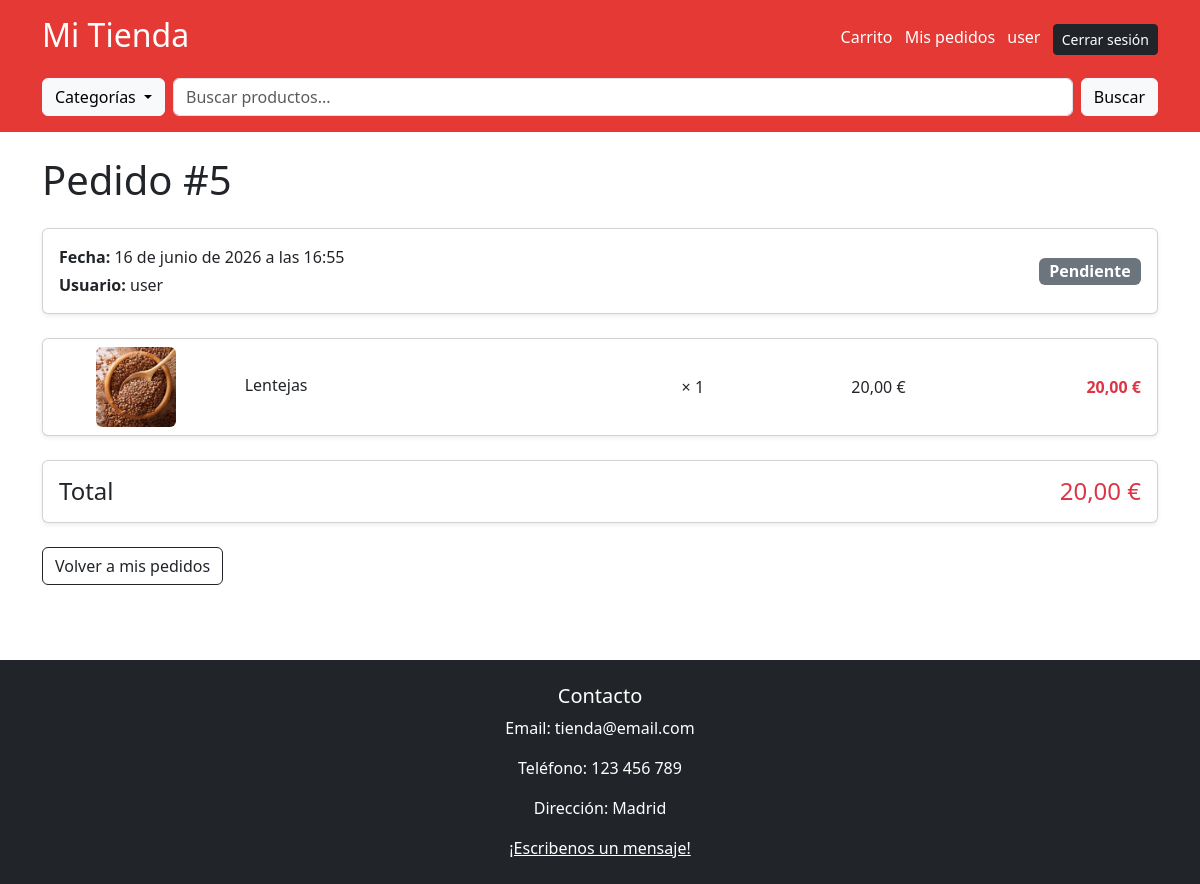
Screenshot of /orders/5/ (signed in) with the database file from the repository.
### shop/models.py (models this page shows, shortened)
class Order(models.Model):
    STATUS_CHOICES = [
        ('pending', 'Pendiente'),
        ('preparing', 'En preparación'),
        ('shipped', 'Enviado'),
        ('out_for_delivery', 'En reparto'),
        ('delivered', 'Entregado'),
    ]
    status = models.CharField(
        max_length=20,
        choices=STATUS_CHOICES,
        default='pending'
    )
    user = models.ForeignKey(User, on_delete=models.CASCADE)
    created_at = models.DateTimeField(auto_now_add=True)
    @property
    def total(self):
        return sum(item.product.price * item.quantity for item in self.orderitem_set.all())

class OrderItem(models.Model):
    order = models.ForeignKey(Order, on_delete=models.CASCADE)
    product = models.ForeignKey(Product, on_delete=models.CASCADE)
    quantity = models.IntegerField()
    @property
    def subtotal(self):
        return self.product.price * self.quantity

class Product(models.Model):
    name = models.CharField(max_length=200)
    description = models.TextField()
    price = models.DecimalField(max_digits=6, decimal_places=2)
    image = models.ImageField(upload_to='products/', blank=True, null=True)
    stock = models.PositiveIntegerField(default=0)
    category = models.ForeignKey(Category, on_delete=models.CASCADE)

### shop/views.py (the view)
# urls.py: path('orders/<int:order_id>/', views.order_detail, name='order_detail'),
@login_required
def order_detail(request, order_id):
    order = get_object_or_404(Order, id=order_id, user=request.user)
    return render(request, 'shop/order_detail.html', {
        'order': order
    })

### shop/context_processors.py (called while the page is built)
def categories_processor(request):
    return {
        'categories': Category.objects.all()
    }

### shop/templates/shop/order_detail.html (shortened to what this page needs)
{% extends 'base.html' %}
{% block content %}
<h1 class="mb-4">Pedido #{{ order.id }}</h1>
<div class="card shadow-sm mb-4">
    <div class="card-body">
        <div class="d-flex justify-content-between align-items-center">
            <div>
                <p class="mb-1">
                    <strong>Fecha:</strong> {{ order.created_at }}
                </p>
                <p class="mb-0">
                    <strong>Usuario:</strong> {{ order.user.username }}
                </p>
            </div>
            <div>
                <span class="badge fs-6
                    {% if order.status == 'pending' %}bg-secondary
                    {% elif order.status == 'preparing' %}bg-warning text-dark
                    {% elif order.status == 'shipped' %}bg-info text-dark
                    {% elif order.status == 'out_for_delivery' %}bg-primary
                    {% elif order.status == 'delivered' %}bg-success
                    {% endif %}
                ">
                    {{ order.get_status_display }}
                </span>
            </div>
        </div>
    </div>
</div>
<div class="row g-3">
    {% for item in order.orderitem_set.all %}
    <div class="col-12">
        <div class="card shadow-sm">
            <div class="row g-0 align-items-center">
                <div class="col-md-2 text-center p-2">
                    {% if item.product.image %}
                        <img src="{{ item.product.image.url }}" class="img-fluid rounded" style="max-height:80px;">
                    {% else %}
                        <div class="text-muted">Sin imagen</div>
                    {% endif %}
                </div>
                <div class="col-md-4">
                    <div class="card-body">
                        <h6 class="mb-1">
                            <a href="{% url 'product_detail' item.product.id %}" class="text-decoration-none text-dark">
                                {{ item.product.name }}
                            </a>
                        </h6>
                    </div>
                </div>
                <div class="col-md-2 text-center">
                    <p class="mb-0">× {{ item.quantity }}</p>
                </div>
                <div class="col-md-2 text-center">
                    <p class="mb-0">{{ item.product.price }} €</p>
                </div>
                <div class="col-md-2 text-end p-3">
                    <p class="fw-bold text-danger mb-0">
                        {{ item.subtotal }} €
                    </p>
                </div>
            </div>
        </div>
    </div>
    {% endfor %}
</div>
<div class="card shadow-sm mt-4">
    <div class="card-body d-flex justify-content-between align-items-center">
        <h4 class="mb-0">Total</h4>
        <h4 class="text-danger mb-0">
            {{ order.total }} €
        </h4>
    </div>
</div>
<div class="mt-4">
    <a href="{% url 'order_history' %}" class="btn btn-outline-dark">
        Volver a mis pedidos
    </a>
</div>
{% endblock %}

### templates/base.html (shortened to what this page needs)
<!DOCTYPE html>
<html lang="es">
<head>
    <link href="https://cdn.jsdelivr.net/npm/bootstrap@5.3.0/dist/css/bootstrap.min.css" rel="stylesheet">
</head>
<body class="d-flex flex-column min-vh-100">
    <header class="p-3">
        <div class="container">
            <div class="d-flex justify-content-between align-items-center flex-wrap">
                <h2>
                    <a href="{% url 'product_list' %}">Mi Tienda</a>
                </h2>
                 <div>
                    <a class="me-2" href="{% url 'view_cart' %}">Carrito</a>
                    <a class="me-2" href="{% url 'order_history' %}">Mis pedidos</a>
                    {% if user.is_authenticated %}
                        <a class="me-2" href="{% url 'profile' %}"> {{ user.username }}</a>
                        <form method="post" action="{% url 'logout' %}" class="d-inline">
                            <button class="btn btn-dark btn-sm" type="submit">Cerrar sesión</button>
                        </form>
                    {% else %}
                        <a class="me-2" href="{% url 'login' %}">Iniciar sesión</a>
                        <a class="btn btn-dark btn-sm" href="{% url 'register' %}">Registro</a>
                    {% endif %}
                 </div>
            </div>
            <div class="d-flex align-items-center mt-3">
                <div class="dropdown me-2">
                    <button class="btn btn-light dropdown-toggle" type="button" data-bs-toggle="dropdown">
                        Categorías
                    </button>
                </div>
                <form method="GET" action="{% url 'search_products' %}" class="d-flex flex-grow-1">
                    <input class="form-control me-2" type="text" name="q" placeholder="Buscar productos...">
                    <button class="btn btn-light" type="submit">Buscar</button>
                </form>
            </div>
        </div>
    </header>
     <main class="container my-4 flex-grow-1 pb-5" style="min-height: 60vh;">
        {% block content %}
        {% endblock %}
     </main>
    <footer class="bg-dark text-white text-center p-4">
        <h5>Contacto</h5>
        <p>Email: tienda@email.com</p>
        <p>Teléfono: 123 456 789</p>
        <p>Dirección: Madrid</p>
        <a href="{% url 'contact' %}" class="text-white">¡Escribenos un mensaje!</a>
    </footer>
</body>
</html>

### templates/base.html (style rules this page uses)
header { background-color: #e53935; }
header a { color: white; text-decoration: none; }

### rows the page displays
Order: id "5", created_at "16 de junio de 2026 a las 16:55", user.username "user", status "Pendiente", total "20,00"
OrderItem: product.image (picture), product.name "Lentejas", quantity "1", product.price "20,00", subtotal "20,00"

### other values shown
{{ user.username }} "user"
